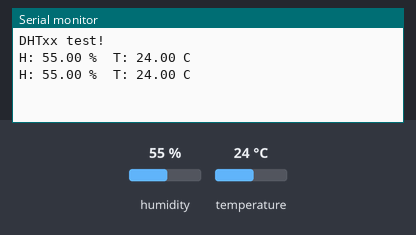
The sketch below on a simulated Arduino Uno, built with avr-gcc and run on an emulated ATmega328P. On the bench: the last lines printed to the serial monitor. The test bench sets the inputs (shaded band); at power-on: humidity 55 %, temperature 24 °C.

Above: at 12.8 s.
12.9 s: humidity set to 22 %
At 18.6 s:
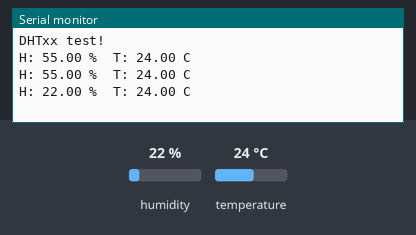
21.9 s: temperature set to 12 °C
At 24.6 s:
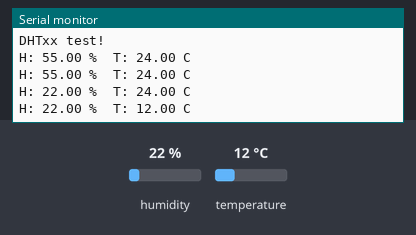
30.9 s: humidity set to 40 %
At 36.6 s:
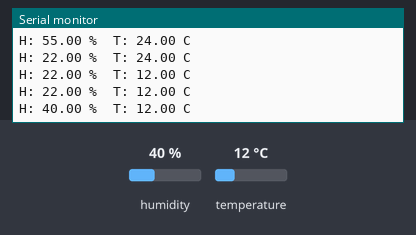
Timing chart, 0 to 38.1 s (numbered marks = the images above; inputs shaded):
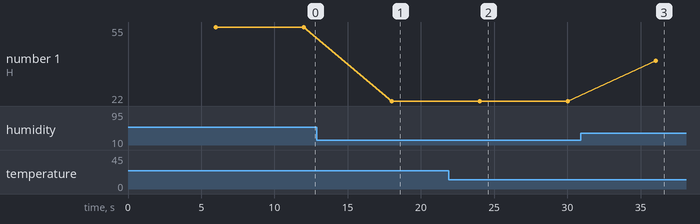

The sketch:

HumiLogBert.ino
```cpp
// Example testing sketch for various DHT humidity/temperature sensors
// Written by ladyada, public domain

// REQUIRES the following Arduino libraries:
// - DHT Sensor Library: https://github.com/adafruit/DHT-sensor-library
// - Adafruit Unified Sensor Lib: https://github.com/adafruit/Adafruit_Sensor

#include "DHT.h"

#define DHTPIN 13     // Digital pin connected to the DHT sensor
// Feather HUZZAH ESP8266 note: use pins 3, 4, 5, 12, 13 or 14 --
// Pin 15 can work but DHT must be disconnected during program upload.

// Uncomment whatever type you're using!
//#define DHTTYPE DHT11   // DHT 11
#define DHTTYPE DHT22   // DHT 22  (AM2302), AM2321
//#define DHTTYPE DHT21   // DHT 21 (AM2301)

// Connect pin 1 (on the left) of the sensor to +5V
// NOTE: If using a board with 3.3V logic like an Arduino Due connect pin 1
// to 3.3V instead of 5V!
// Connect pin 2 of the sensor to whatever your DHTPIN is
// Connect pin 4 (on the right) of the sensor to GROUND
// Connect a 10K resistor from pin 2 (data) to pin 1 (power) of the sensor

// Initialize DHT sensor.
// Note that older versions of this library took an optional third parameter to
// tweak the timings for faster processors.  This parameter is no longer needed
// as the current DHT reading algorithm adjusts itself to work on faster procs.
DHT dht(DHTPIN, DHTTYPE);

void setup() {
  Serial.begin(9600);
  Serial.println(F("DHTxx test!"));

  dht.begin();
}

void loop() {
  // Wait a few seconds between measurements.
  delay(6000);

  // Reading temperature or humidity takes about 250 milliseconds!
  // Sensor readings may also be up to 2 seconds 'old' (its a very slow sensor)
  float h = dht.readHumidity();
  // Read temperature as Celsius (the default)
  float t = dht.readTemperature();

  // Check if any reads failed and exit early (to try again).
  if (isnan(h) || isnan(t)) {
    Serial.println(F("Failed to read from DHT sensor!"));
    return;
  }

  Serial.print(F("H: "));
  Serial.print(h);
  Serial.print(F(" %  T: "));
  Serial.print(t);
  Serial.println(F(" C"));
}
```

Measured:
- after the input at 12.9 s, the serial monitor: prints a new line after 5.1 s (image 1)
- after the input at 21.9 s, the serial monitor: prints a new line after 2.1 s (image 2)
- after the input at 30.9 s, the serial monitor: prints a new line after 5.1 s (image 3)
- plotted number 1: 55 → 22 after the input at 12.9 s, 22 → 40 after the input at 30.9 s
